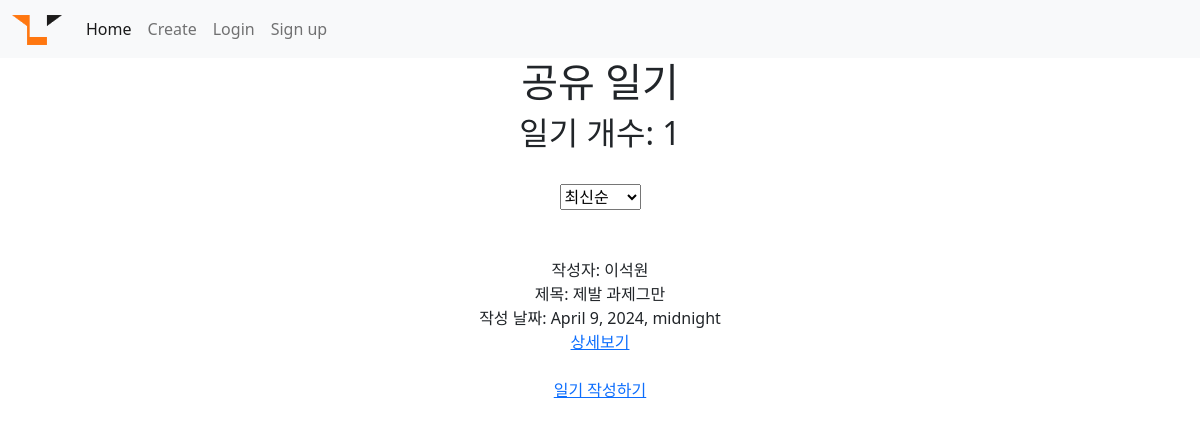
The app's page /, older data.
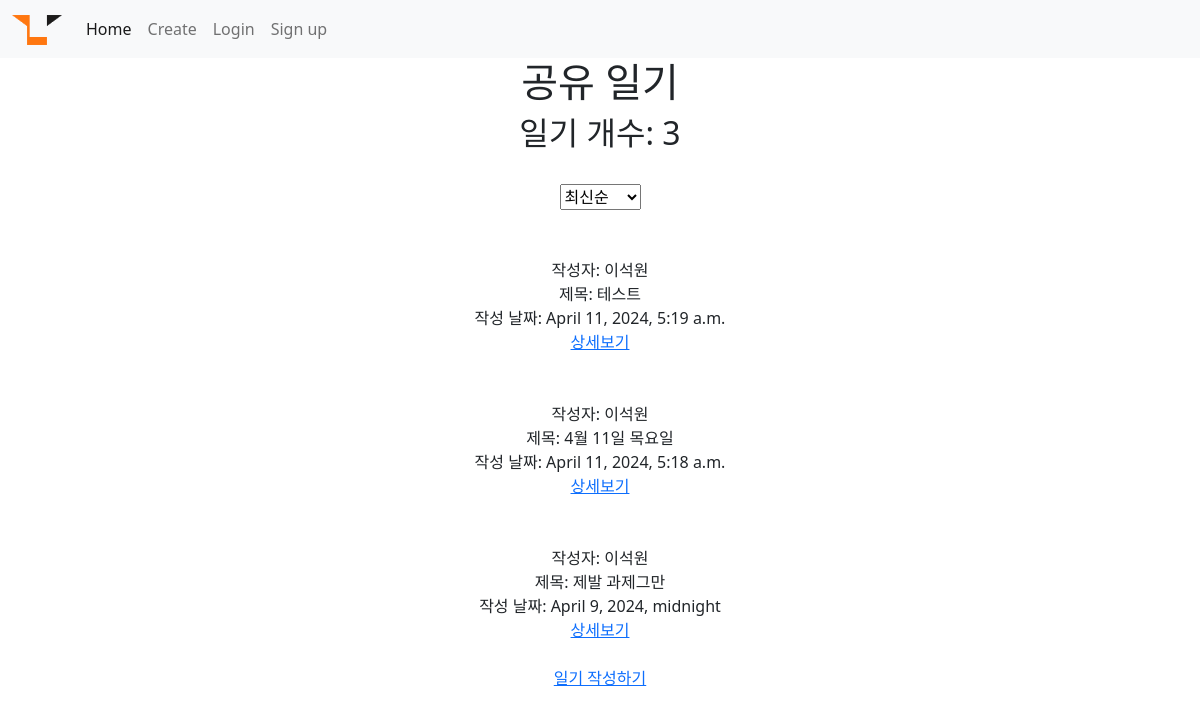
The same page, newer data.
### diary/models.py (models this page shows, shortened)
class Diary(models.Model):
    title = models.CharField(max_length=50)
    writer = models.CharField(max_length=20)
    pub_update = models.DateTimeField()
    body = models.TextField()
    image = models.ImageField(upload_to="diary/", blank=True, null=True) #blank랑 null은 비어있어도 되게 만들어줌

### diary/views.py (the view)
# urls.py: 2. Add a URL to urlpatterns:  path('', views.home, name='home')
def home(request):
    diarys = Diary.objects.all().order_by('id')
    count = len(diarys)   #diarys.count !! 라는 함수도 있음
    count = int(count)
    old_diarys = diarys
    new_diarys = diarys.reverse()
    data = {"diarys":new_diarys , "count" : count}
    return render(request, "home.html", data)

### diary/templates/home.html (shortened to what this page needs)
{% extends 'base.html' %}
{% block content %}
<h1>공유 일기</h1>
<h2>일기 개수: {{count}}</h2>
<br>
<div>
<form>
    <select name="arrange" id="arrange">
        <option value="new">최신순</option>
    </select>
</form>
<br>
{% for diary in diarys%}
    <br>
    <div>
        작성자: {{diary.writer}}
        <br>
        제목: {{diary.title}}
        <br>
        작성 날짜: {{diary.pub_update}}
        <br>
        <a href="{% url 'detail' diary.id %}">상세보기</a>
    </div>
    <br>
{% endfor %}
<a href="{%url 'create' %} ">일기 작성하기</a>
{% endblock %}

### second/templates/base.html (shortened to what this page needs)
<!DOCTYPE html>
<html lang="en">
<head>
    <link href="https://cdn.jsdelivr.net/npm/bootstrap@5.0.2/dist/css/bootstrap.min.css" rel="stylesheet">
</head>
<body>
  {% load static %}
    <nav class="navbar navbar-expand-lg navbar-light bg-light">
        <div class="container-fluid">
          <a class="navbar-brand" href="{% url 'home' %}"> <img src="{% static 'lion.png'%} " alt="" width="50" height="30" href="{% url 'home' %}"></a>
          <div class="collapse navbar-collapse" id="navbarSupportedContent">
            <ul class="navbar-nav me-auto mb-2 mb-lg-0">
              <li class="nav-item">
                <a class="nav-link active" aria-current="page" href="{% url 'home' %}">Home</a>
              </li>
              <li class="nav-item">
                <a class="nav-link" href="{%  url 'create' %}">Create</a>
              </li>
              {% if not user.is_authenticated %}
              <li class="nav-item">
                <a class="nav-link" href="{%  url 'login_view' %}">Login</a>
              </li>
              <li class="nav-item">
                <a class="nav-link" href="{%  url 'signup' %}">Sign up</a>
              </li>
              {% endif %}
            </ul>
          </div>
        </div>
      </nav>
      <div class="container">
        {% block content %}
        {% endblock %}
      </div>
</body>
</html>

### second/templates/base.html (style rules this page uses)
body { text-align: center; }

Row changes from the older to the newer data that the page shows:
added Diary: writer "이석원", title "테스트", pub_update "April 11, 2024, 5:19 a.m."
added Diary: writer "이석원", title "4월 11일 목요일", pub_update "April 11, 2024, 5:18 a.m."
Text that changed along with them:
{{ count }}: "1" → "3"
